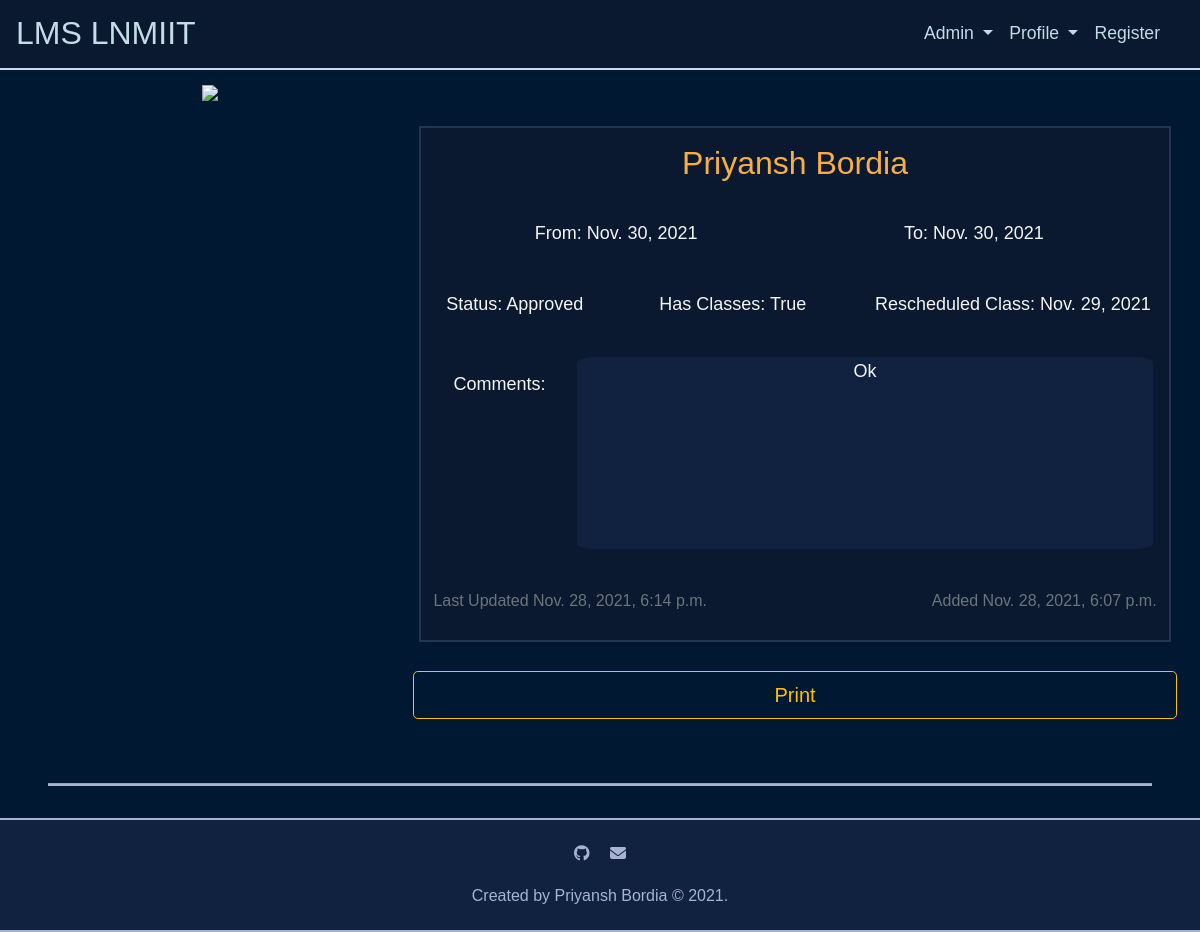
The page /application/23 (signed in) on the database as committed earlier.
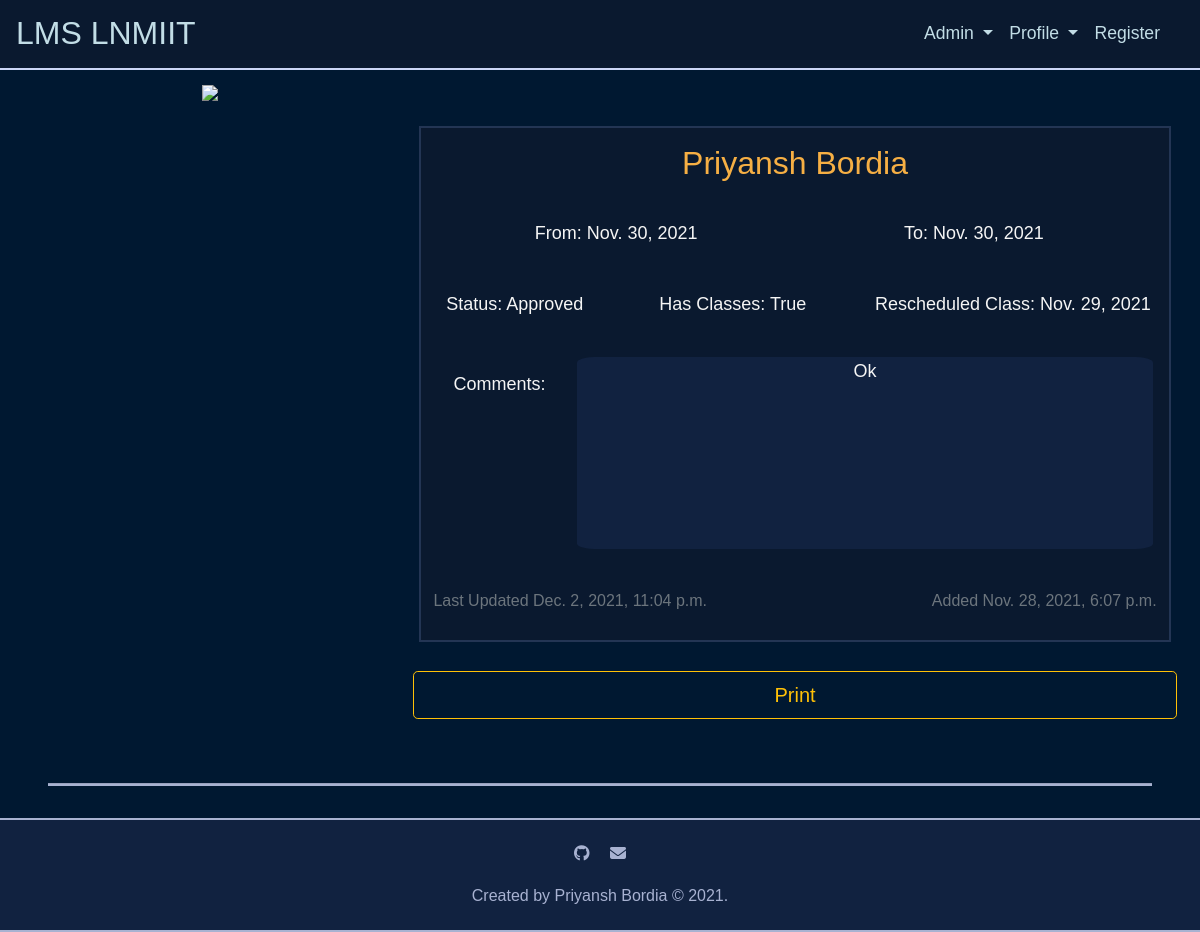
The same page on the database as committed later.
### leave/models.py (models this page shows, shortened)
class Application(models.Model):
	PENDING = 'P'
	APPROVED = 'A'
	REJECTED = 'R'
	APPLICATION_STATUS = (
		('P', 'Pending'),
		('A', 'Approved'),
		('R', 'Rejected'),
	)
	person = models.ForeignKey(Person, on_delete=models.CASCADE, related_name='applicant', default=1)
	status = models.CharField(max_length=1, choices=APPLICATION_STATUS, default='P')
	start_date = models.DateField(blank=False, null=False)
	end_date = models.DateField(blank=False, null=False)
	hasClasses = models.BooleanField(blank=False, null=False, default=False)
	rescheduled_date = models.DateField(blank=True, null=True)
	up_next = models.ForeignKey(Person, on_delete=models.CASCADE, related_name='up_next', default=1)
	comments = models.TextField(blank=True, null=False)
	updated_at = models.DateTimeField(auto_now=True)
	created_at = models.DateTimeField(auto_now_add=True)
	class Meta:
		ordering = ['start_date', 'end_date']

class Person(models.Model):
	DIRECTOR = 'DR'
	DEAN_OF_ACADEMIC_AFFAIRS = 'DOAA'
	DEAN_OF_FACULTY_AFFAIRS = 'DOFA'
	DEAN_OF_STUDENT_AFFAIRS = 'DOSA'
	HEAD_OF_DEPARTMENT = 'HOD'
	FACULTY = 'F'
	VISITING_FACULTY = 'VF'
	COMPUTER_SCIENCE_AND_ENGINEERING = 'CSE'
	ELECTRONICS_AND_COMMUNICATION_ENGINEERING = 'ECE'
	MECHANICAL_AND_MECHATRONICS_ENGINEERING = 'ME'
	HUMANITIES_AND_SOCIAL_SCIENCES = 'HSS'
	MATHEMATICS = 'MH'
	PHYSICS = 'PH'
	PERSON_ROLES = (
		('DR', 'Director'),
		('DOAA', 'Dean of Academic Affairs'),
		('DOFA', 'Dean of Faculty Affairs'),
		('DOSA', 'Dean of Student Affairs'),
		('HOD', 'Head of Department'),
		('F', 'Faculty'),
		('VF', 'Visiting Faculty'),
	)
	DEPARTMENT = (
		('CSE', 'Computer Science and Engineering'),
		('ECE', 'Electronics and Communication Engineering'),
		('ME', 'Mechanical and Mechatronics Engineering'),
		('HSS', 'Humanities and Social Sciences'),
		('MH', 'Mathematics'),
		('PH', 'Physics'),
	)
	user = models.OneToOneField(User, on_delete=models.CASCADE, related_name='person')
	faculty_id = models.CharField(max_length=10, unique=True)
	leave_count = models.IntegerField(validators=[MinValueValidator(0)], default=22, blank=False, null=False)
	department = models.CharField(max_length=3, choices=DEPARTMENT, blank=False, null=False, default='CSE')
	first_name = models.CharField(max_length=50, validators=[MinLengthValidator(1)], blank=False, null=False)
	last_name = models.CharField(max_length=50, blank=True, null=False)
	email = models.EmailField(blank=False, null=False, unique=True)
	office_no = models.IntegerField(blank=False, null=False, default='0000')
	role = models.CharField(max_length=5, choices=PERSON_ROLES, default='F')
	updated_at = models.DateTimeField(auto_now=True)
	created_at = models.DateTimeField(auto_now_add=True)
	class Meta:
		ordering = ['id']
		verbose_name = 'Person'
		verbose_name_plural = 'Persons'

### leave/views.py (the view)
# urls.py: path('application/<int:application_id>', views.application, name='application'),
@login_required
@require_http_methods(["GET"])
def application(request, application_id):
	try:
		application = Application.objects.get(pk=application_id)
		return render(request, 'leave/application.html', context={'application': application})
	except Application.DoesNotExist:
		return render(request, 'leave/error.html', context={})

### leave/templates/leave/application.html (shortened to what this page needs)
{% extends "leave/base.html" %}
{% block head %}
	{% load static %}
	{% load bootstrap4 %}
	{% load fontawesome_5 %}
	{% load humanizelib %}
{% endblock %}
{% block body %}
	<div class="container-fluid text-center">
		<div class="row justify-content-center">
			<div class="col-md-4">
				<img src="https://img.icons8.com/bubbles/200/000000/multi-edit.png" />
			</div>
			<div class="col-md-8 application">
				<div id="printableArea" class="application__grid">
					<h2 class="application__grid__name">{{ application.person.first_name }} {{ application.person.last_name }}</h2>
					<div class="row application__grid__date">
						<div class="col-md-6">From: {{ application.start_date|date }}</div>
						<div class="col-md-6">To: {{ application.end_date|date }}</div>
					</div>
					<div class="row application__grid__desc">
						<div class="col-md-3">Status: {{ application.get_status_display }}</div>
						<div class="col-md-4">Has Classes: {{ application.hasClasses }}</div>
						<div class="col-md-5">Rescheduled Class: {{ application.rescheduled_date }}</div>
					</div>
					<div style="float:left; margin:2rem;">Comments:</div>
					<div class="application__grid__comments"> {{ application.comments }}</div>
					<div class="row mt-0 mb-0">
						<div class="col-md-6">
							<p class="text-left pt-0 pr-auto pb-1 pl-1"><small class="text-muted">Last Updated {{ application.updated_at|naturaltime }}</small></p>
						</div>
						<div class="col-md-6">
							<p class="text-right pt-0 pr-1 pb-1 pl-auto"><small class="text-muted">Added {{ application.created_at|naturaltime }}</small></p>
						</div>
					</div>
				</div>
				<button onclick="printDiv('printableArea')" class="form-control form-control-lg btn btn-outline-warning btn-lg mt-3" type="submit" name="button">Print</button>
			</div>
		</div>
	</div>
{% endblock %}

Rows that differ between the two databases and show on the page:
changed Application "Approved": updated_at "Nov. 28, 2021, 6:14 p.m." → "Dec. 2, 2021, 11:04 p.m."
